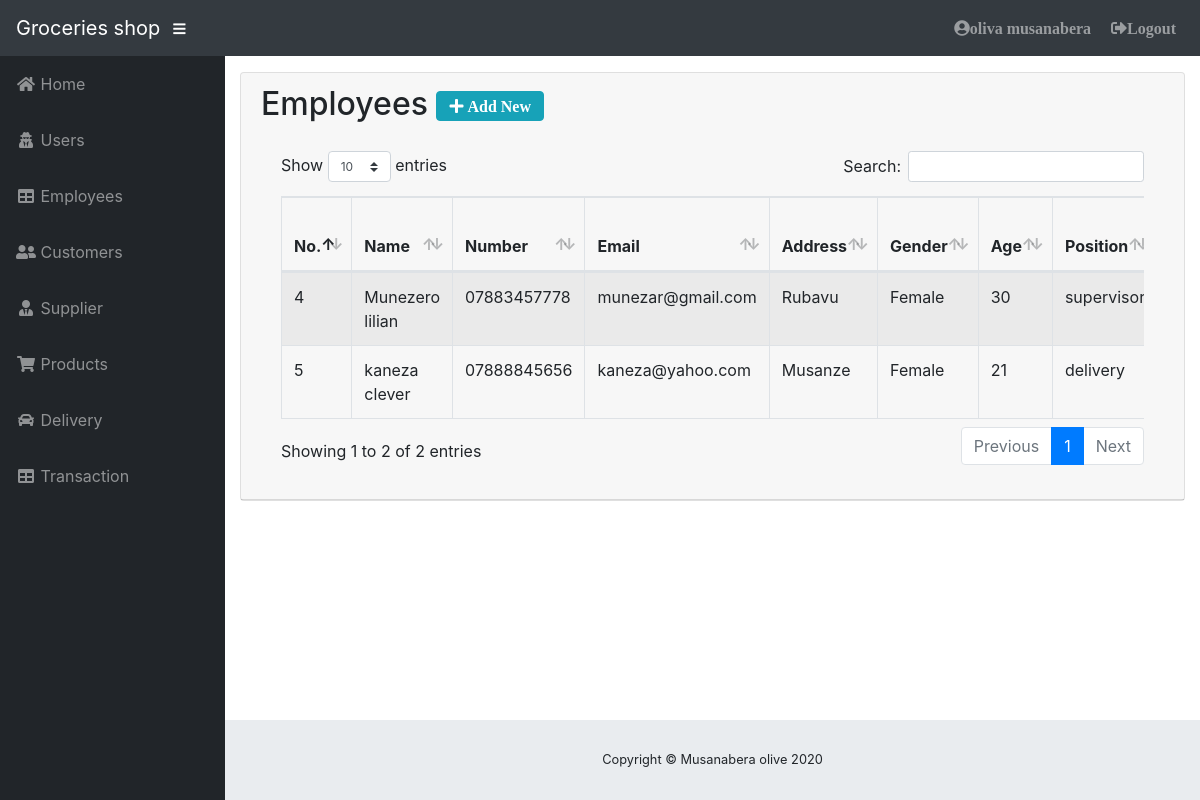
The page /admin/employee.php (signed in) on the database as committed earlier.
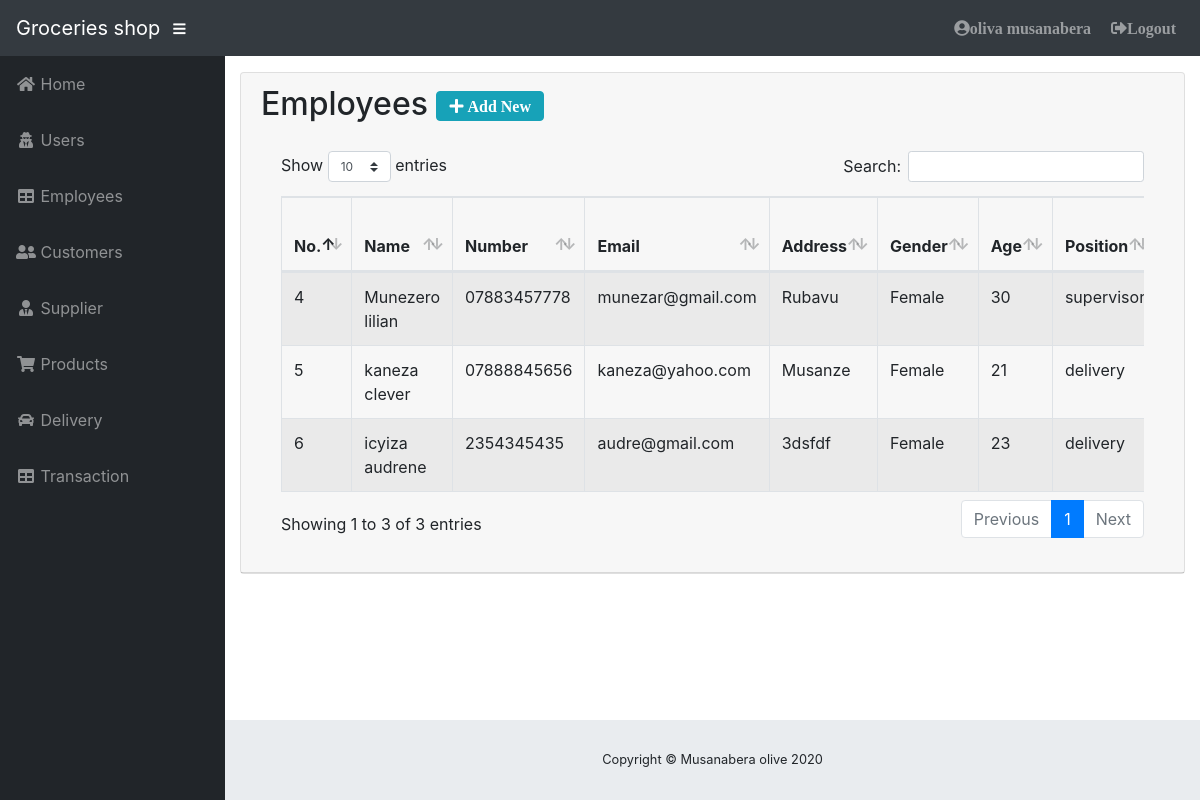
The same page on the database as committed later.
### tables this page shows
CREATE TABLE `tblemployee` (
  `emp_id` int(50) NOT NULL,
  `fname` varchar(50) NOT NULL,
  `lname` varchar(50) NOT NULL,
  `contact` varchar(50) NOT NULL,
  `email` varchar(50) NOT NULL,
  `password` tinytext DEFAULT NULL,
  `address` text NOT NULL,
  `gender` varchar(50) NOT NULL,
  `age` int(2) NOT NULL,
  `position` varchar(50) NOT NULL,
  `hire_date` varchar(50) NOT NULL
);

### admin/employee.php (the view, shortened to what this page needs)
<?php
if(!isset($_SESSION["userid"])){
 header("Location: login.php");
}else{
include('../includes/connection.php');
include 'theme/header.php';
include 'theme/sidebar.php';
?>
          <div class="card mb-3">
            <div class="card-header">
              <h2> Employees <a href="employeeadd.php" class="btn btn-info fas fa-plus"> Add New</a></h2>
            <div class="card-body">
              <div class="table-responsive">
                            <table class="table table-bordered table-hover table-striped" id="dataTable" width="100%" cellspacing="0">
                                <thead>
                                    <tr>
                                        <th>No.</th>
                                        <th>Name</th>
                                        <th>Number</th>
                                        <th>Email</th>
                                        <th>Address</th>
                                        <th>Gender</th>
                                        <th> Age</th>
                                        <th>Position</th>
                                    </tr>
                                </thead>
                                <tbody>
                                  <?php
                $query = 'SELECT * FROM tblemployee';
                    $result = mysqli_query($db, $query) or die (mysqli_error($db));
                        while ($row = mysqli_fetch_assoc($result)) {
                            echo '<tr>';
                            echo '<td>'. $row['emp_id'].'</td>';
                            echo '<td>'. $row['fname']. ' '. $row['lname'].'</td>';
                            echo '<td>'. $row['contact'].'</td>';
                            echo '<td>'. $row['email'].'</td>';
                            echo '<td>'. $row['address'].'</td>';
                            echo '<td>'. $row['gender'].'</td>';
                            echo '<td>'. $row['age'].'</td>';
                            echo '<td>'. $row['position'].'</td>';
                            echo '</tr> ';
                }
            ?>
                                </tbody>
                            </table>
                        </div>
            </div>
          </div>
        </div>
        <?php include 'theme/footer.php'; }?>

Rows that differ between the two databases and show on the page:
added tblemployee: emp_id "6", fname "icyiza", lname "audrene", contact "2354345435", email "audre@gmail.com", address "3dsfdf", gender "Female", age "23", position "delivery"
Other text that changed with them:
text written by a page script: "Show entries Search: Showing 1 to 2 of 2 entries Previous 1 Next" → "Show entries Search: Showing 1 to 3 of 3 entries Previous 1 Next"
